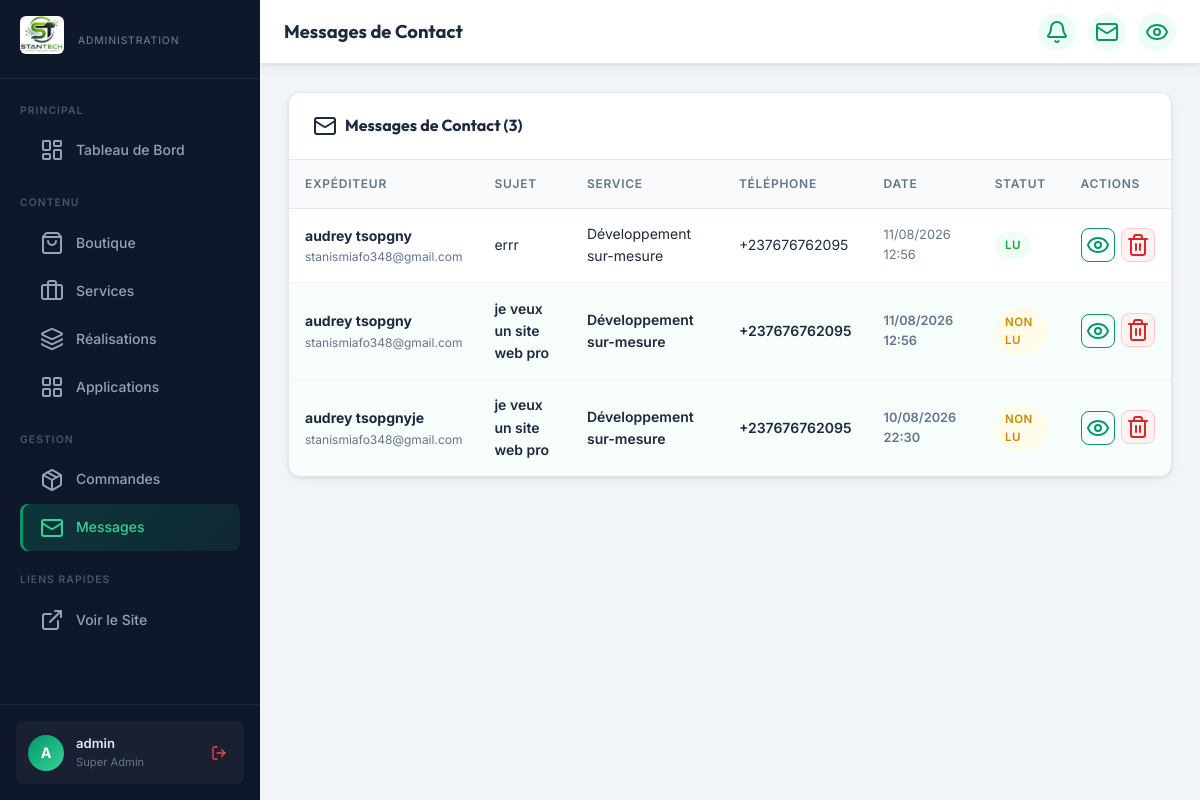
The app's page /dashboard/messages/ (signed in), older data.
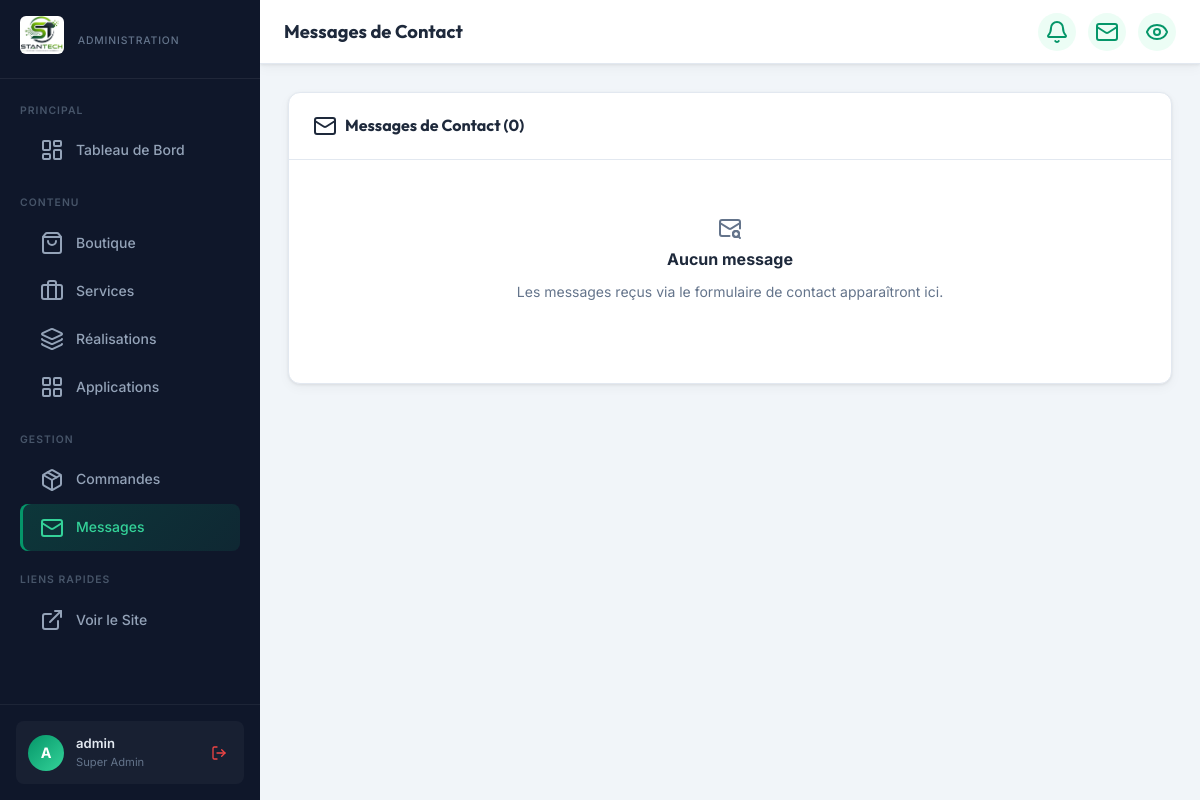
The same page, newer data.
### core/models.py (models this page shows, shortened)
class ContactMessage(models.Model):
    name = models.CharField(max_length=150, verbose_name="Nom complet")
    email = models.EmailField(verbose_name="Email")
    phone = models.CharField(max_length=30, blank=True, verbose_name="Téléphone")
    subject = models.CharField(max_length=200, verbose_name="Sujet")
    service_interest = models.CharField(max_length=100, blank=True, verbose_name="Service concerné")
    message = models.TextField(verbose_name="Message")
    is_read = models.BooleanField(default=False, verbose_name="Lu / Traité")
    created_at = models.DateTimeField(auto_now_add=True, verbose_name="Date d'envoi")
    class Meta:
        verbose_name = "Message de Contact"
        verbose_name_plural = "Messages de Contact"
        ordering = ['-created_at']

### core/admin_views.py (the view)
# urls.py: path('dashboard/messages/', admin_views.dashboard_messages, name='dashboard_messages'),
@login_required(login_url='/dashboard/login/')
@user_passes_test(is_superuser, login_url='/dashboard/login/')
def dashboard_messages(request):
    msgs = ContactMessage.objects.all()
    context = {'msgs': msgs, 'page_title': 'Messages de Contact'}
    return render(request, 'admin_custom/messages.html', context)

### core/admin_views.py (called while the page is built)
def is_superuser(user):
    return user.is_authenticated and user.is_superuser

### core/context_processors.py (called while the page is built, shortened)
def cart_context(request):
    cart = request.session.get('cart', {})
    if not isinstance(cart, dict):
        cart = {}
    total_items = 0
    total_price = 0.0
    return {
        'cart_count': total_items,
        'cart_total': total_price,
        'cart_items': cart,
    }

def frontend_context(request):
    from django.conf import settings
    return {'frontend_url': settings.FRONTEND_URL}

### templates/admin_custom/messages.html (shortened to what this page needs)
{% extends 'admin_custom/base.html' %}
{% block content %}
<div class="table-card">
  <div class="table-header">
    <h3><i data-lucide="mail"></i> Messages de Contact ({{ msgs.count }})</h3>
  </div>
  {% if msgs %}
  <div class="table-responsive">
    <table>
      <thead>
        <tr>
          <th>Expéditeur</th>
          <th>Sujet</th>
          <th>Service</th>
          <th>Téléphone</th>
          <th>Date</th>
          <th>Statut</th>
          <th>Actions</th>
        </tr>
      </thead>
      <tbody>
        {% for msg in msgs %}
        <tr style="{% if not msg.is_read %}font-weight:600; background:rgba(16,185,129,0.03);{% endif %}">
          <td>
            <a href="{% url 'dashboard_message_read' msg.pk %}" style="color:var(--text-main); text-decoration:none;">
              <strong>{{ msg.name }}</strong>
              <div style="font-size:0.75rem; color:var(--text-muted); font-weight:normal;">{{ msg.email }}</div>
            </a>
          </td>
          <td>{{ msg.subject }}</td>
          <td>{{ msg.service_interest|default:"Général" }}</td>
          <td>{{ msg.phone|default:"—" }}</td>
          <td style="font-size:0.8rem; color:var(--text-muted);">{{ msg.created_at|date:"d/m/Y H:i" }}</td>
          <td>
            {% if msg.is_read %}
              <span class="badge badge-green">Lu</span>
            {% else %}
              <span class="badge badge-yellow">Non lu</span>
            {% endif %}
          </td>
          <td>
            <div class="action-cell">
              <a href="{% url 'dashboard_message_read' msg.pk %}" class="btn btn-outline btn-sm btn-icon" title="Lire le message">
                <i data-lucide="eye"></i>
              </a>
              <form method="post" action="{% url 'dashboard_message_delete' msg.pk %}" onsubmit="return confirm('Voulez-vous vraiment supprimer ce message ?');" style="display:inline;">
                <button type="submit" class="btn btn-danger btn-sm btn-icon" title="Supprimer">
                  <i data-lucide="trash-2"></i>
                </button>
              </form>
            </div>
          </td>
        </tr>
        {% endfor %}
      </tbody>
    </table>
  </div>
  {% else %}
    <div class="empty-state">
      <i data-lucide="mail-search"></i>
      <h4>Aucun message</h4>
      <p>Les messages reçus via le formulaire de contact apparaîtront ici.</p>
    </div>
  {% endif %}
</div>
{% endblock %}

Row changes from the older to the newer data that the page shows:
removed ContactMessage: name "audrey tsopgny", email "stanismiafo348@gmail.com", subject "errr", service_interest "Développement sur-mesure", phone "+237676762095", created_at "11/08/2026 12:56", is_read "LU"
removed ContactMessage: name "audrey tsopgny", email "stanismiafo348@gmail.com", subject "je veux un site web pro", service_interest "Développement sur-mesure", phone "+237676762095", created_at "11/08/2026 12:56", is_read "NON LU"
removed ContactMessage: name "audrey tsopgnyje", email "stanismiafo348@gmail.com", subject "je veux un site web pro", service_interest "Développement sur-mesure", phone "+237676762095", created_at "10/08/2026 22:30", is_read "NON LU"
Text that changed along with them:
{{ msgs.count }}: "3" → "0"
text no longer shown: "EXPÉDITEUR SUJET SERVICE TÉLÉPHONE DATE STATUT ACTIONS"
text now shown: "Aucun message Les messages reçus via le formulaire de contact apparaîtront ici."
